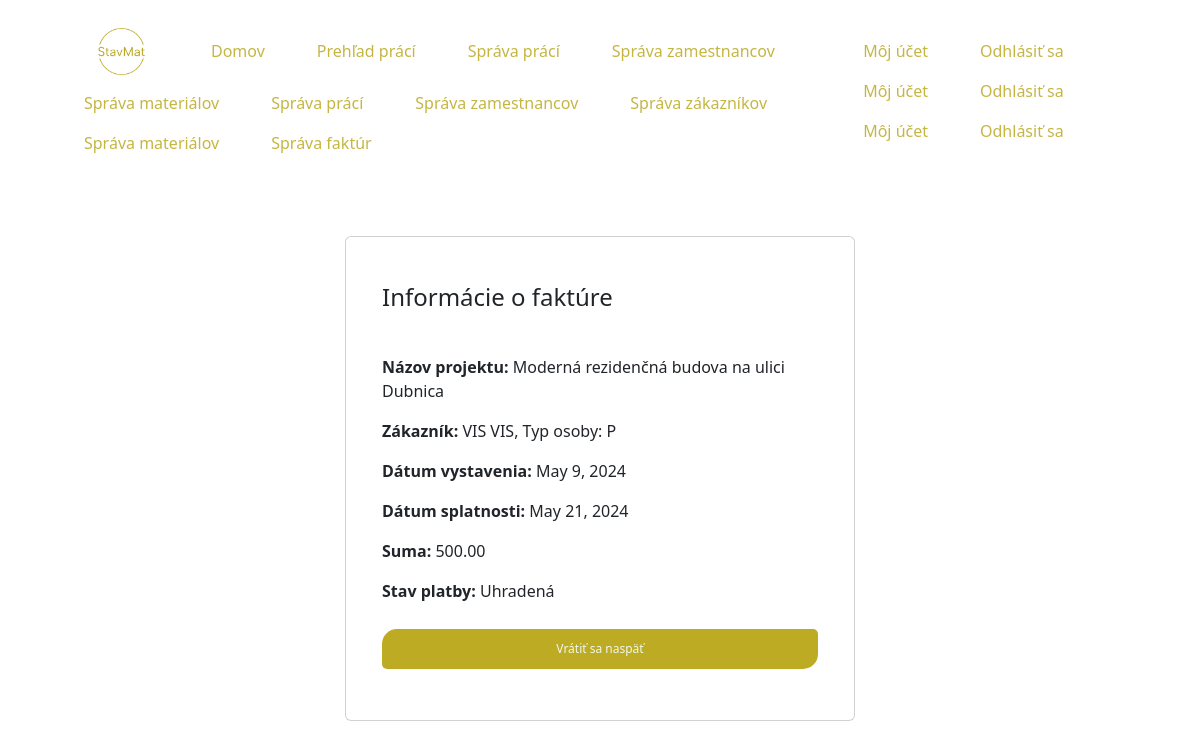
The page /customer/faktura/info/2/ (signed in) on the database its author committed.
### stavMat/models.py (models this page shows, shortened)
class Faktura(models.Model):
    datum_vystavenia = models.DateField(verbose_name='Dátum vystavenia', auto_now_add=True)
    datum_splatnosti = models.DateField('datum splatnosti')
    suma = models.DecimalField(max_digits=10, decimal_places=2)
    UHRADENÁ = 'U'
    NEUHRADENÁ = 'N'
    STAVY_PLATIEB = [
        (UHRADENÁ, 'Uhradená'),
        (NEUHRADENÁ, 'Neuhradená'),
    ]
    stav_platby = models.CharField(max_length=20, choices=STAVY_PLATIEB)
    projekt = models.ForeignKey('Projekt', null=True, on_delete=models.CASCADE)

class Projekt(models.Model):
    nazov = models.CharField(max_length=100, verbose_name='Názov')
    popis = models.TextField()
    adresa = models.CharField(max_length=30)
    psc = models.CharField(max_length=10, verbose_name='PSČ')
    mesto = models.CharField(max_length=20)
    stat = models.CharField(max_length=30, verbose_name='Štát')
    datum_zaciatku = models.DateField('Dátum začiatku')
    datum_ukoncenia = models.DateField(verbose_name='Dátum ukončenia', null=True, blank=True)
    UKONČENÝ = 'U'
    NEUKONČENÝ = 'N'
    STAVY_PROJEKTU = [
        (UKONČENÝ, 'Ukončený'),
        (NEUKONČENÝ, 'Neukončený'),
    ]
    stav = models.CharField(max_length=50, choices=STAVY_PROJEKTU)
    celkovy_rozpocet = models.DecimalField(max_digits=10, decimal_places=2, verbose_name='Celkový rozpočet')
    zakaznik = models.ForeignKey('Zakaznici', null=True, on_delete=models.CASCADE, verbose_name='Zákazník')

class Zakaznici(models.Model):
    meno = models.CharField(max_length=50)
    priezvisko = models.CharField(max_length=50)
    email = models.CharField(max_length=50)
    telefon = models.CharField(max_length=20, verbose_name='Telefón')
    FYZICKA_OSOBA = 'F'
    PRAVNICKA_OSOBA = 'P'
    TYPY_OSOB = [
        (FYZICKA_OSOBA, 'Fyzická osoba'),
        (PRAVNICKA_OSOBA, 'Právnická osoba'),
    ]
    typ_osoby = models.CharField(max_length=1, choices=TYPY_OSOB)
    nazov_firmy = models.CharField(max_length=50, null=True, blank=True, verbose_name='Názov firmy', unique=True,
                                   error_messages={'unique': 'Tento názov firmy už existuje.'})
    ico = models.CharField(max_length=20, null=True, blank=True, verbose_name='IČO', unique=True,
                           error_messages={'unique': 'Toto IČO už existuje.'})
    dic = models.CharField(max_length=20, null=True, blank=True, verbose_name='DIČ', unique=True,
                           error_messages={'unique': 'Toto DIČ už existuje.'})
    prihlasovacie_meno = models.CharField(max_length=50)
    prihlasovacie_heslo = models.CharField(max_length=16)
    def __str__(self):
        return f'{self.meno} {self.priezvisko}, Typ osoby: {self.typ_osoby}'

### stavMat/views.py (the view)
# urls.py: path('customer/faktura/info/<int:faktura_id>/', views.user_faktura_info, name='user_faktura_info'),
@login_required
def user_faktura_info(request, faktura_id):
    faktura = Faktura.objects.get(pk=faktura_id)
    return render(request, 'stavMat/login_customer_faktura_info.html', {'faktura': faktura})

### stavMat/templates/stavMat/login_customer_faktura_info.html
{% extends "stavMat/base_customer.html" %}
{% load static %}
{% block head %}
    <link rel="stylesheet" type="text/css" href="{% static 'project_info.css' %}">
{% endblock %}
{% block body %}
    <div class="container section">
        <div class="card">
            <div class="card-body">
                <h4 class="card-title">Informácie o faktúre</h4>
                <p><span class="p-bold">Názov projektu:</span> {{ faktura.projekt.nazov }}</p>
                <p><span class="p-bold">Zákazník:</span> {{ faktura.projekt.zakaznik }}</p>
                <p><span class="p-bold">Dátum vystavenia:</span> {{ faktura.datum_vystavenia }}</p>
                <p><span class="p-bold">Dátum splatnosti:</span> {{ faktura.datum_splatnosti }}</p>
                <p><span class="p-bold">Suma:</span> {{ faktura.suma }}</p>
                {% if faktura.stav_platby == 'U' %}
                    <p><span class="p-bold">Stav platby:</span> Uhradená </p>
                {% else %}
                    <p><span class="p-bold">Stav platby:</span> Neuhradená </p>
                {% endif %}
                <div class="row">
                    <div class="col">
                        <a class="btn" type="submit" href="{% url 'user_faktura' %}">Vrátiť sa naspäť</a>
                    </div>
                </div>
            </div>
        </div>
    </div>
{% endblock %}

### stavMat/templates/stavMat/base_customer.html (shortened to what this page needs)
{% load static %}
<!DOCTYPE html>
<html lang="cz">
<head>
    <link href="https://cdn.jsdelivr.net/npm/bootstrap@5.3.3/dist/css/bootstrap.min.css" rel="stylesheet"
>
    <link href="{% static 'customer_index.css' %}" rel="stylesheet">
    {% block head %}
    {% endblock %}
</head>
<body>
<div class="container-fluid px-5 pb-2 header">
    <div class="left-items">
        <ul class="nav">
            <li class="nav-item">
                <a class="nav-link" href="{% url 'index' %}">
                    <img src="{% static 'resources/Logo.png' %}" width="75" height="46.76">
                </a>
            </li>
            <li class="nav-item">
                <a class="nav-link active" href="{% url 'customer' %}">Domov</a>
            </li>
            {% if user.is_authenticated %}
                {% if user.groups.all %}
                    {% for group in user.groups.all %}
                        {% if group.name == 'Zamestnanec' %}
                            <li class="nav-item">
                                <a class="nav-link" href="{% url 'employee_work' %}">Prehľad prácí</a>
                            </li>
                        {% endif %}
                        {% if group.name == 'Hlavný zamestnanec' %}
                            <li class="nav-item">
                                <a class="nav-link" href="{% url 'employee_work' %}">Správa prácí</a>
                            </li>
                            <li class="nav-item">
                                <a class="nav-link" href="{% url 'employee_details' %}">Správa zamestnancov</a>
                            </li>
                            <li class="nav-item">
                                <a class="nav-link" href="{% url 'employee_materials' %}">Správa materiálov</a>
                            </li>
                        {% endif %}
                        {% if group.name == 'Vedúci podniku' %}
                            <li class="nav-item">
                                <a class="nav-link" href="{% url 'employee_work' %}">Správa prácí</a>
                            </li>
                            <li class="nav-item">
                                <a class="nav-link" href="{% url 'employee_details' %}">Správa zamestnancov</a>
                            </li>
                            <li class="nav-item">
                                <a class="nav-link" href="{% url 'employee_customer' %}">Správa zákazníkov</a>
                            </li>
                            <li class="nav-item">
                                <a class="nav-link" href="{% url 'employee_materials' %}">Správa materiálov</a>
                            </li>
                            <li class="nav-item">
                                <a class="nav-link" href="{% url 'employee_faktura' %}">Správa faktúr</a>
                            </li>
                        {% endif %}
                    {% endfor %}
                {% endif %}
            {% endif %}
        </ul>
    </div>
    <div class="right-items">
        <ul class="nav">
            {% if user.is_authenticated %}
                {% for group in user.groups.all %}
                    {% if group.name == 'Zákazník' %}
                        <li class="nav-item">
                            <a class="nav-link" href="{% url 'user_account' %}">Môj účet</a>
                        </li>
                        <li class="nav-item">
                            <a class="nav-link" href="{% url 'logout_customer' %}">Odhlásiť sa</a>
                        </li>
                    {% else %}
                        <li class="nav-item">
                            <a class="nav-link" href="{% url 'employee_account' %}">Môj účet</a>
                        </li>
                        <li class="nav-item">
                            <a class="nav-link" href="{% url 'logout_employee' %}">Odhlásiť sa</a>
                        </li>
                    {% endif %}
                {% endfor %}
            {% endif %}
        </ul>
    </div>
</div>
{% block body %}
{% endblock %}
</body>
</html>

### stavMat/static/customer_index.css (style rules this page uses)
.header { display: flex; justify-content: space-between; align-items: center; margin: 20px auto; }
.nav { display: flex; align-items: center; padding: 0; margin: 0; }
.nav-item { margin-left: 20px; }
a.nav-link { color: #C5B643; text-decoration: none; }

### stavMat/static/project_info.css (style rules this page uses)
.section { display: flex; align-items: center; justify-content: center; padding: 45px; width: 75vh; }
.card { width: 100%; margin: 0 0 20px 0; padding: 20px; }
.card-title { padding: 10px 0 35px 0; }
.btn { margin: 10px 0 15px 0; padding: 10px; background-color: #BDAB23; color: #F0F7EE; font-size: 12px; width: 100%; border-radius: 15px 5px 15px 5px; }
.p-bold { font-weight: bold; }

### rows shown on the page
Faktura: projekt.nazov "Moderná rezidenčná budova na ulici Dubnica", projekt.zakaznik "VIS VIS, Typ osoby: P", datum_vystavenia "May 9, 2024", datum_splatnosti "May 21, 2024", suma "500.00"
